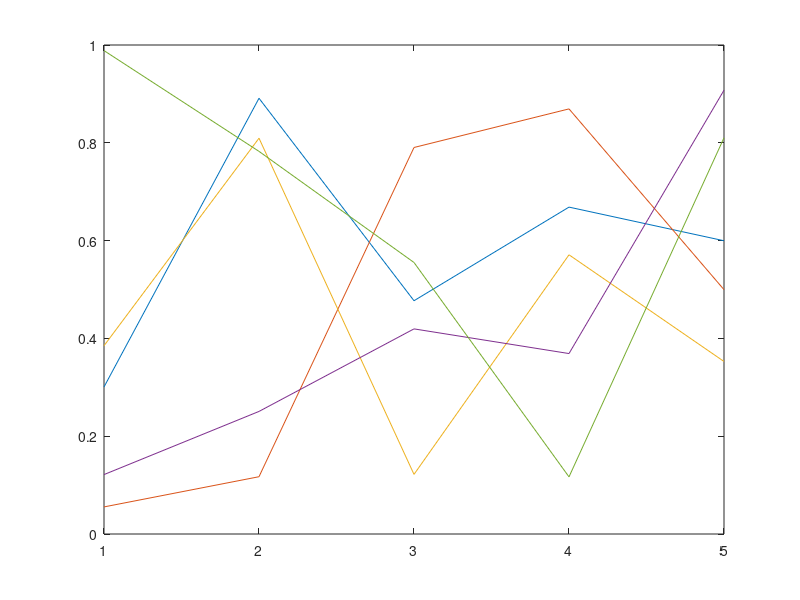

Here is the MATLAB script that generated this plot: (Note: this script raises an error after producing the figure.)
%=============================================================================
% Copyright (c) 2016-present Allan CORNET (Nelson)
%=============================================================================
% This file is part of Nelson.
%=============================================================================
% LICENCE_BLOCK_BEGIN
% SPDX-License-Identifier: LGPL-3.0-or-later
% LICENCE_BLOCK_END
%=============================================================================
% <--ADV-CLI MODE-->
%=============================================================================
plot(rand(5,5))
f = gcf();
copygraphics(f);
%=============================================================================
